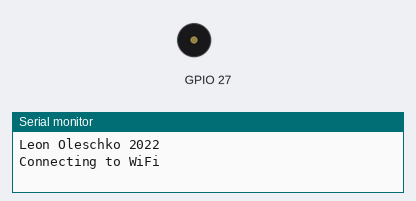
Bench run of a program on a simulated ESP32. On the bench: buzzer (waves = sounding), the last lines printed to the serial monitor. WiFi joins after 1.5 s; servers stay silent unless stated; I2S audio is not simulated (input reads silence); uploads are accepted with an empty reply. At 11.5 s the program stops and its outputs stay as they are.

Above: at 0.1 s.
At 1.6 s:
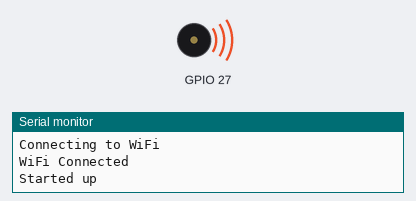
Timing chart, 0 to 13.0 s (numbered marks = the images above):
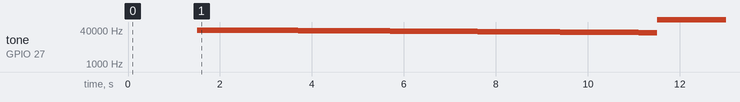

Measured:
- by itself, tone on GPIO 27: plays 40000 Hz for 0.10 s, 39900 Hz for 0.10 s, 39800 Hz for 0.10 s, 39700 Hz for 0.10 s, 39600 Hz for 0.10 s, 39500 Hz for 0.10 s … (101 notes in this stretch)

The program:

main.cpp
```cpp
#include <Arduino.h>
#include <WiFi.h>
#include <HTTPClient.h>
#include "WiFiCredentials.h"
#include "ADCSampler.h"

WiFiClient *wifiClient = NULL;
HTTPClient *httpClient = NULL;
ADCSampler *adcSampler = NULL;
I2SSampler *i2sSampler = NULL;

// replace this with your machines IP Address
#define ADC_SERVER_URL "http://192.168.0.38:5003/adc_samples"

// i2s config for using the internal ADC
i2s_config_t adcI2SConfig = {
	.mode = (i2s_mode_t)(I2S_MODE_MASTER | I2S_MODE_RX | I2S_MODE_ADC_BUILT_IN),
	.sample_rate = 384000,
	.bits_per_sample = I2S_BITS_PER_SAMPLE_16BIT,
	.channel_format = I2S_CHANNEL_FMT_ONLY_LEFT,
	.communication_format = I2S_COMM_FORMAT_I2S_LSB,
	.intr_alloc_flags = ESP_INTR_FLAG_LEVEL1,
	.dma_buf_count = 4,
	.dma_buf_len = 1024,
	.use_apll = false,
	.tx_desc_auto_clear = false,
	.fixed_mclk = 0
	};


// how many samples to read at once
const int SAMPLE_SIZE = 16384;

// send data to a remote address
void sendData(WiFiClient *wifiClient, HTTPClient *httpClient, const char *url, uint8_t *bytes, size_t count){
	// send them off to the server
	httpClient->begin(*wifiClient, url);
	httpClient->addHeader("content-type", "application/octet-stream");
	httpClient->POST(bytes, count);
	httpClient->end();
}

// Task to write samples from ADC to our server
void adcWriterTask(void *param){
	I2SSampler *sampler = (I2SSampler *)param;
	int16_t *samples = (int16_t *)malloc(sizeof(uint16_t) * SAMPLE_SIZE);
	if (!samples){
		Serial.println("Failed to allocate memory for samples");
		return;
	}
	while (true){
		int samples_read = sampler->read(samples, SAMPLE_SIZE);
		sendData(wifiClient, httpClient, ADC_SERVER_URL, (uint8_t *)samples, samples_read * sizeof(uint16_t));
	}
}

// Task to handle generator
void generator(void *param){
	// setup generator
	ledcSetup(0,40000, 8);
	ledcAttachPin(27, 0);
	ledcWrite(0,128);


	for (size_t i = 0; i < 10000; i+=100){
		ledcWriteTone(0, 40000 - i);
		delay(100);
	}

	ledcWrite(0,0);
	ledcWriteTone(0, 120000);

	while (true){
	}
}

void setup(){
	Serial.begin(115200);
	Serial.println("");
	Serial.println("Leon Oleschko 2022");
	Serial.println("");

	// connect to WiFi
	Serial.printf("Connecting to WiFi ");
	WiFi.mode(WIFI_STA);
	WiFi.begin(SSID, PASSWORD);
	while (WiFi.waitForConnectResult() != WL_CONNECTED){
		Serial.print(".");
		delay(100);
	}
	Serial.println("");
	Serial.println("WiFi Connected");
	Serial.println("Started up");

	// setup the HTTP Client
	wifiClient = new WiFiClient();
	httpClient = new HTTPClient();

	// input from analog microphones such as the MAX9814 or MAX4466
	// internal analog to digital converter sampling using i2s
	// create our samplers
	adcSampler = new ADCSampler(ADC_UNIT_1, ADC1_CHANNEL_1, adcI2SConfig); // pin 35

	// set up the adc sample writer task
	TaskHandle_t adcWriterTaskHandle;
	adcSampler->start();
	xTaskCreatePinnedToCore(adcWriterTask, "ADC Writer Task", 4096, adcSampler, 1, &adcWriterTaskHandle, 1);

	// setup generator
	TaskHandle_t generatorTaskHandle;
	xTaskCreatePinnedToCore(generator, "generator", 4069, NULL, 1, &generatorTaskHandle, 0);

}

void loop(){
	//	 nothing to do here - everything is taken care of by tasks
}
```

ADCSampler.cpp
```cpp
#include "ADCSampler.h"

ADCSampler::ADCSampler(adc_unit_t adcUnit, adc1_channel_t adcChannel, const i2s_config_t &i2s_config) : I2SSampler(I2S_NUM_0, i2s_config){
	m_adcUnit = adcUnit;
	m_adcChannel = adcChannel;
}

void ADCSampler::configureI2S(){
	//init ADC pad
	i2s_set_adc_mode(m_adcUnit, m_adcChannel);
	// enable the adc
	i2s_adc_enable(m_i2sPort);
}

void ADCSampler::unConfigureI2S(){
	// make sure ot do this or the ADC is locked
	i2s_adc_disable(m_i2sPort);
}

int ADCSampler::read(int16_t *samples, int count){
	// read from i2s
	size_t bytes_read = 0;
	i2s_read(m_i2sPort, samples, sizeof(int16_t) * count, &bytes_read, portMAX_DELAY);
	int samples_read = bytes_read / sizeof(int16_t);
	for (int i = 0; i < samples_read; i++){
		samples[i] = (2048 - (uint16_t(samples[i]) & 0xfff)) * 15;
	}
	return samples_read;
}
```

ADCSampler.h
```cpp
#pragma once

#include "I2SSampler.h"

class ADCSampler : public I2SSampler{
private:
	adc_unit_t m_adcUnit;
	adc1_channel_t m_adcChannel;

protected:
	void configureI2S();
	void unConfigureI2S();

public:
	ADCSampler(adc_unit_t adc_unit, adc1_channel_t adc_channel, const i2s_config_t &i2s_config);
	virtual int read(int16_t *samples, int count);
};
```

I2SSampler.cpp
```cpp
#include "I2SSampler.h"
#include "driver/i2s.h"

I2SSampler::I2SSampler(i2s_port_t i2sPort, const i2s_config_t &i2s_config) : m_i2sPort(i2sPort), m_i2s_config(i2s_config){
}

void I2SSampler::start(){
	//install and start i2s driver
	i2s_driver_install(m_i2sPort, &m_i2s_config, 0, NULL);
	// set up the I2S configuration from the subclass
	configureI2S();
}

void I2SSampler::stop(){
	// clear any I2S configuration
	unConfigureI2S();
	// stop the i2S driver
	i2s_driver_uninstall(m_i2sPort);
}
```

I2SSampler.h
```cpp
#pragma once

#include <freertos/FreeRTOS.h>
#include <driver/i2s.h>

/**
 * Base Class for both the ADC and I2S sampler
 **/
class I2SSampler{
protected:
	i2s_port_t m_i2sPort = I2S_NUM_0;
	i2s_config_t m_i2s_config;
	virtual void configureI2S() = 0;
	virtual void unConfigureI2S(){};
	virtual void processI2SData(void *samples, size_t count){
		// nothing to do for the default case
	};

public:
	I2SSampler(i2s_port_t i2sPort, const i2s_config_t &i2sConfig);
	void start();
	virtual int read(int16_t *samples, int count) = 0;
	void stop();
	int sample_rate(){
		return m_i2s_config.sample_rate;
	}
};
```

WiFiCredentials.h
```cpp
#define SSID ""
#define PASSWORD ""
```
